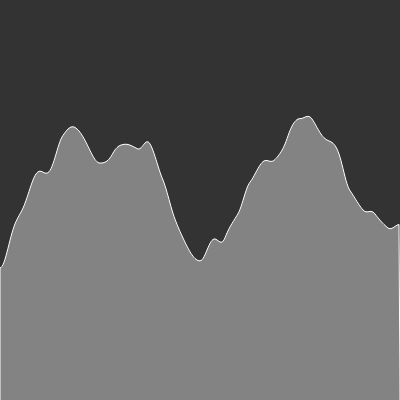
Frame 1 (no input)
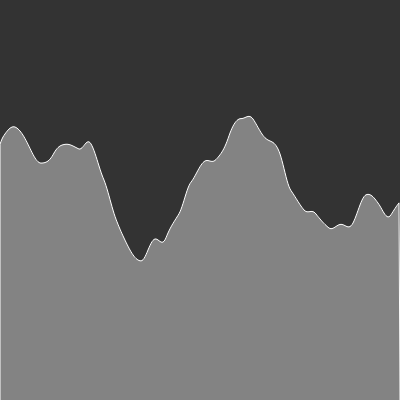
Frame 60 (no input)
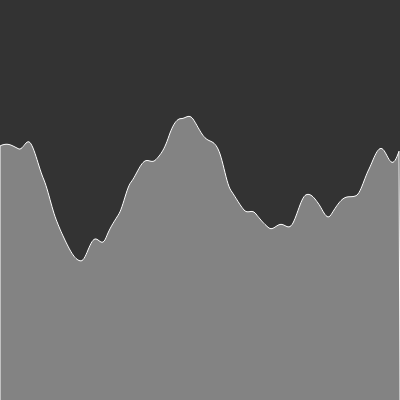
Frame 120 (the mouse pressed at the canvas centre since frame 60)

The p5.js sketch that drew these frames (run headless with seeded random() and noise() and a simulated clock; from frame 60 on, the mouse is pressed at the canvas centre):

// p5.js sketch
// ── sketch.js
//let xoff1 = 0;
//let xoff2 = 10000;
let inc = 0.01;
start = 0;

function setup() {
  createCanvas(400, 400);
}

function draw() {
  background(51);
  stroke(255);
  fill(255,100);
  beginShape();
  let xoff = start;
  vertex (0,400);
  for (let x = 0; x < width; x++) {
    stroke(255);
    //let y = random(height);
    let y = noise(xoff) * height; // same a is map, see below
    vertex(x,y);
    
    xoff +=inc;
  }
  vertex(400,400);
  endShape();
  
  start +=0.01

  //noLoop();

  //let x = random(width);

  //let x = map(noise(xoff1), 0,1, 0, width);
  //let y = map(noise(xoff2), 0,1, 0, height);

  //xoff1 += 0.02;
  //xoff2 += 0.02;

  //ellipse (x,y,24,24);
}
